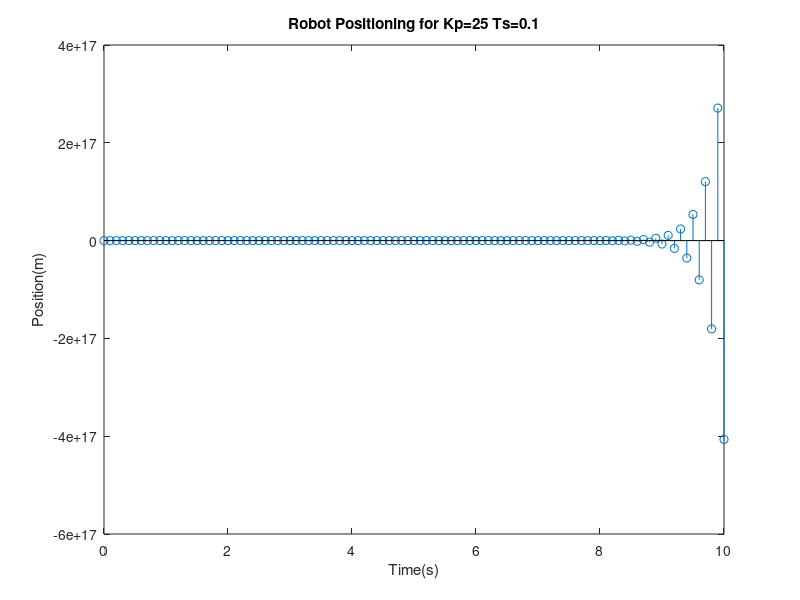

This figure's MATLAB source:
%% Vahit Berke Özener NO:79910 ELEC 304 Feedback Control System Lab
clc
clear all
close all
% Statement: Compute x[n]for n>=0, for n<=N
% Constants
% For stability Kp*Ts<2
% To observe the curve chose lambda value small
Kp = 25; % Proportionality constant
Ts = 0.1; % Sampling period (Time Step)
l = 1-(Kp*Ts);
a = Kp*Ts;
n = 0:Ts:10; % Time vector run for 10 sec
N = length(n); % Number of time instances
% Discrete Time Control Functions 
x = [0]; % Postion in the first time step (Control Position)
d = ones([1,N]); % Desired position


for i=1:N-1
    x(end+1) = l*x(i) + a*d(i);
end

% Plotting
stem(n,x);
xlabel('Time(s)');
ylabel('Position(m)');
title('Robot Positioning for Kp=25 Ts=0.1')

